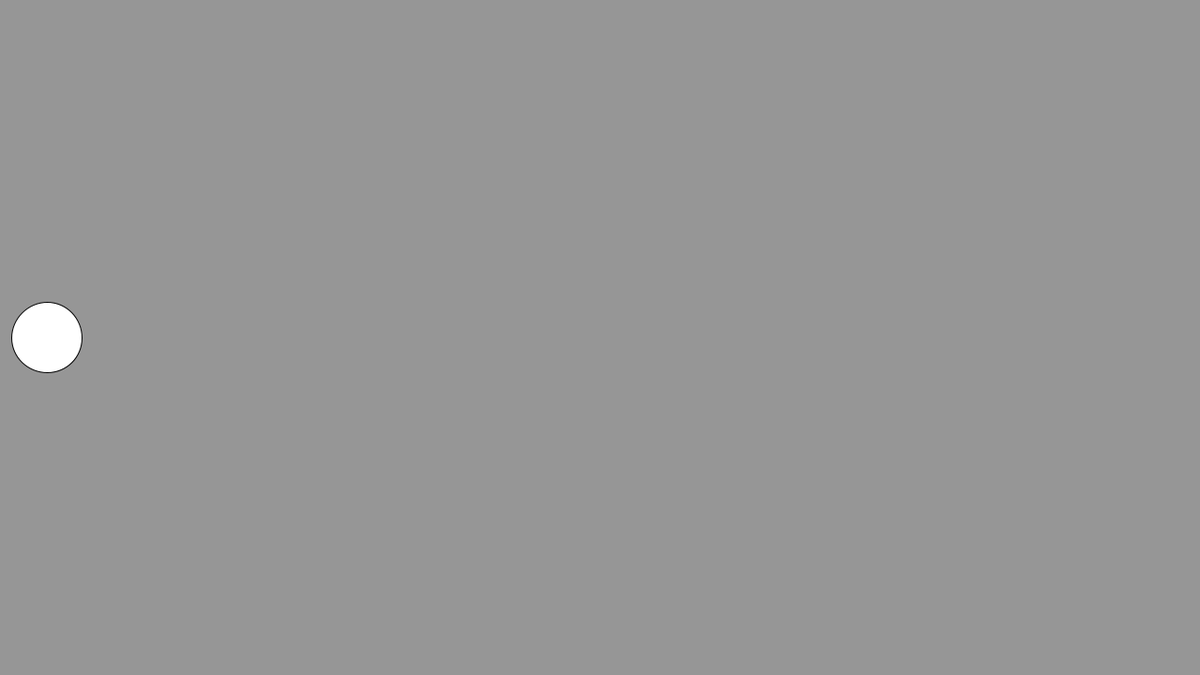
Frame 1 (no input)
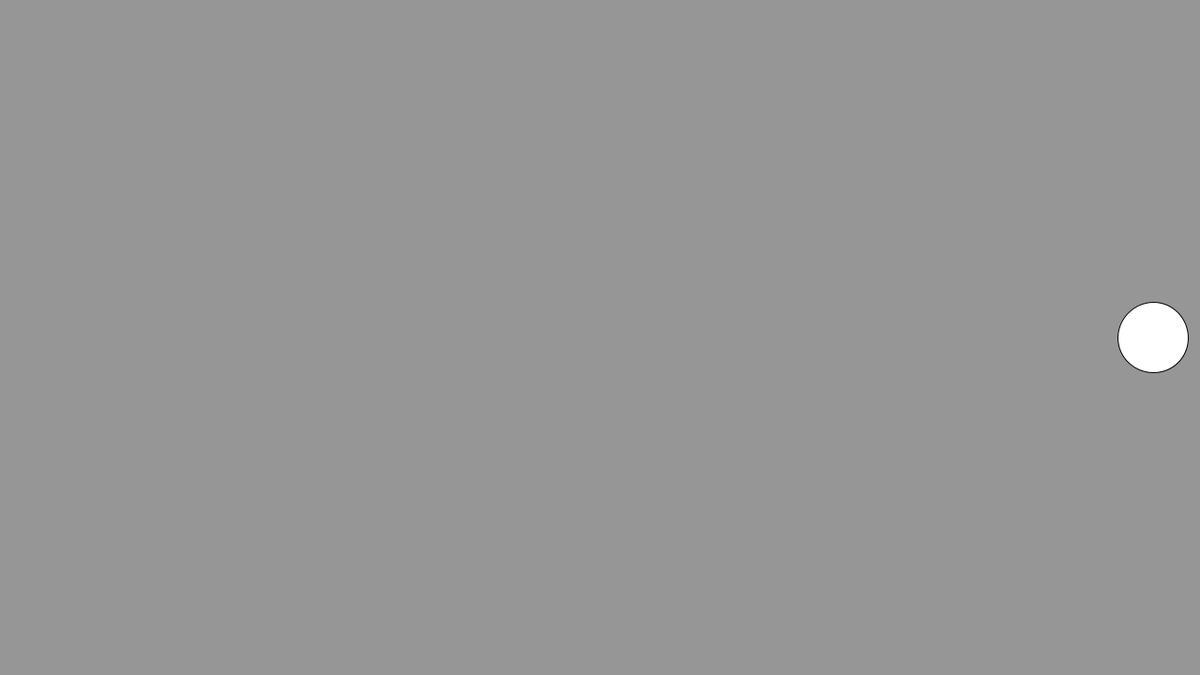
Frame 60 (the mouse pressed at the canvas centre just before this capture)
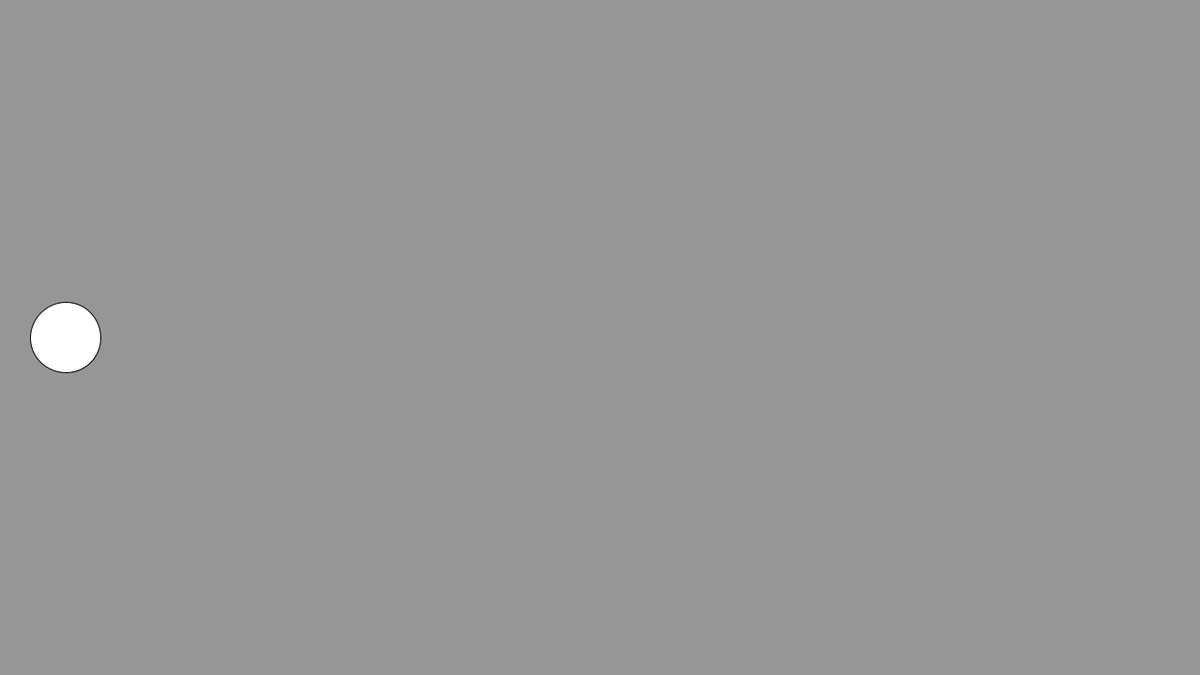
Frame 120 (the mouse held since frame 60 and released just before this capture)

The Processing sketch that drew these frames (run headless with seeded random() and noise(); from frame 60 on, the mouse is pressed at the canvas centre):

// Processing sketch: bounce
// ── bounce.pde
float xpos = width/2;
float xspeed = 20;
float size = 75;

void setup() {
  size(1280, 720);
}

void draw() {
  background(150);
  
  ellipse(xpos, height/2, size, size);

  xpos = xpos + xspeed;

  if (xpos > width - size/2 || xpos < size/2) {
    xspeed = (-1)*xspeed;
  }
}
